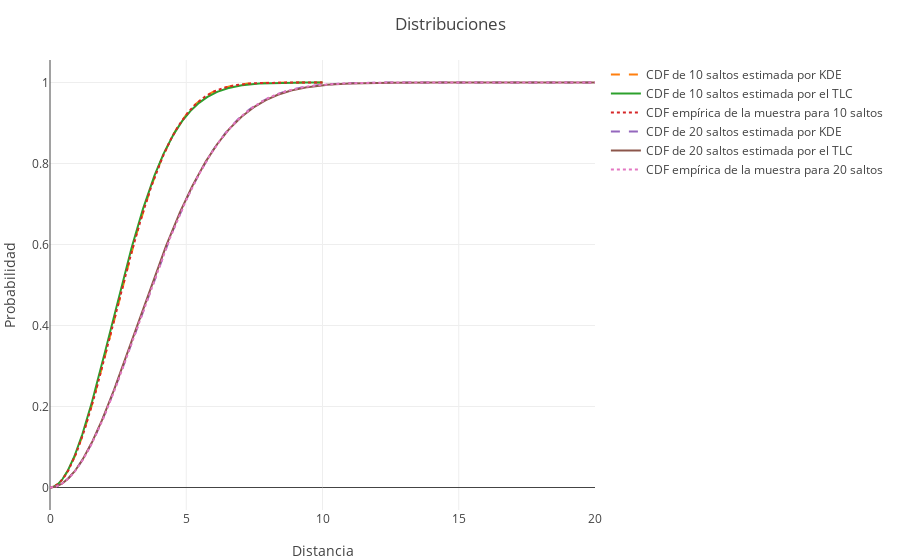

Notebook code cell kept with this figure:
### Markdown cell above
Y si en vez de ver las densidades queremos ver las distribuciones, entonces

### Code cell
p(10,20,cdf=1)

### Figure 1 — Plotly figure (JSON) as saved in the notebook; plotly's stock layout.template omitted (floating-point values rounded to 4 significant figures; data arrays with more than 128 entries replaced by an {"elided": "..."} marker saying what was removed)
{"data": [{"type": "scatter"}, {"line": {"dash": "dash"}, "name": "CDF de 10 saltos estimada por KDE", "type": "scatter", "x": {"elided": "1001 float values"}, "y": {"elided": "1001 float values"}}, {"name": "CDF de 10 saltos estimada por el TLC", "type": "scatter", "x": {"elided": "1001 float values"}, "y": {"elided": "1001 float values"}}, {"line": {"dash": "dot"}, "name": "CDF empírica de la muestra para 10 saltos", "type": "scatter", "x": {"elided": "1001 float values"}, "y": {"elided": "1001 float values"}}, {"line": {"dash": "dash"}, "name": "CDF de 20 saltos estimada por KDE", "type": "scatter", "x": {"elided": "1001 float values"}, "y": {"elided": "1001 float values"}}, {"name": "CDF de 20 saltos estimada por el TLC", "type": "scatter", "x": {"elided": "1001 float values"}, "y": {"elided": "1001 float values"}}, {"line": {"dash": "dot"}, "name": "CDF empírica de la muestra para 20 saltos", "type": "scatter", "x": {"elided": "1001 float values"}, "y": {"elided": "1001 float values"}}], "layout": {"margin": {"b": 50, "l": 50, "r": 50, "t": 60}, "title": "Distribuciones", "xaxis": {"title": "Distancia"}, "yaxis": {"title": "Probabilidad"}}}
